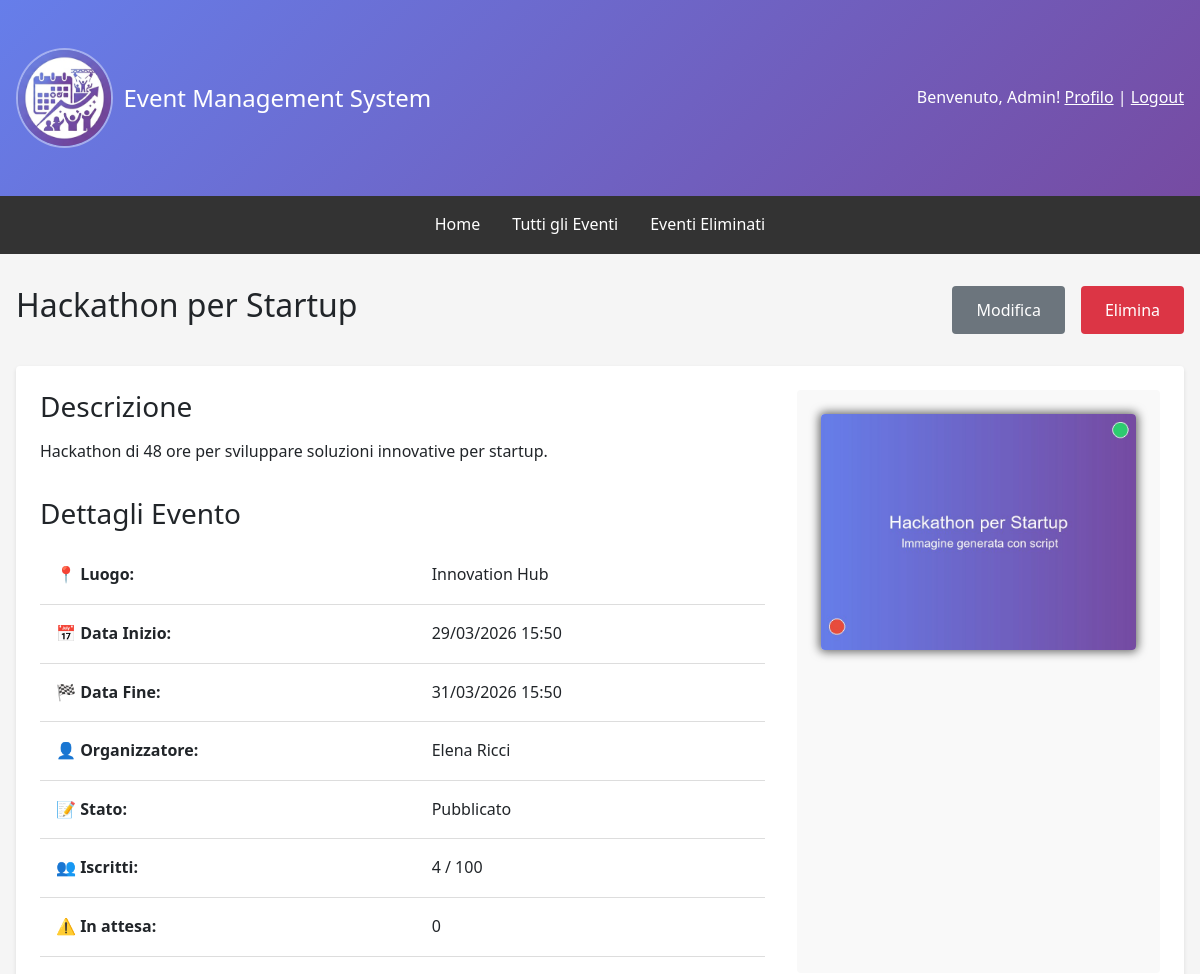
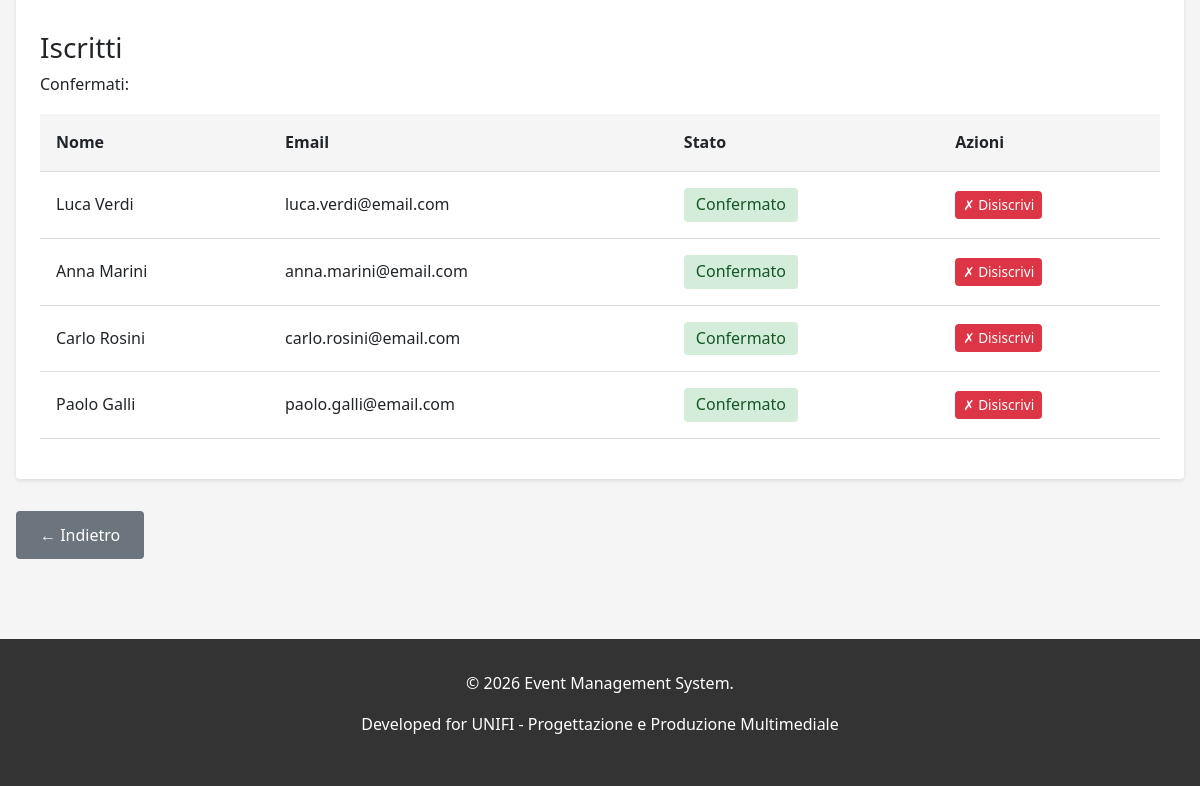
Screenshot of /events/event/561/ (signed in) with the database file from the repository (2 pictures, top to bottom).
### events/models.py (models this page shows, shortened)
class Event(models.Model):
    STATUS_CHOICES = [('draft', 'Bozza'), ('published', 'Pubblicato'), ('ongoing', 'In Corso'), ('completed', 'Completato'), ('cancelled', 'Annullato')]
    title = models.CharField(max_length=200, verbose_name='Titolo')
    description = models.TextField(verbose_name='Descrizione')
    organizer = models.ForeignKey(User, on_delete=models.CASCADE, related_name='organized_events', verbose_name='Organizzatore')
    location = models.CharField(max_length=255, verbose_name='Luogo')
    start_date = models.DateTimeField(verbose_name='Data e Ora Inizio')
    end_date = models.DateTimeField(verbose_name='Data e Ora Fine')
    max_attendees = models.IntegerField(null=True, blank=True, verbose_name='Numero Massimo Partecipanti')
    image = models.ImageField(upload_to='event_images/', blank=True, null=True, verbose_name='Immagine')
    status = models.CharField(max_length=15, choices=STATUS_CHOICES, default='draft', verbose_name='Stato')
    created_at = models.DateTimeField(auto_now_add=True)
    updated_at = models.DateTimeField(auto_now=True)
    deleted_at = models.DateTimeField(null=True, blank=True, verbose_name='Eliminato il')
    class Meta:
        ordering = ['-start_date']
        permissions = [('can_create_event', 'Può creare eventi'), ('can_edit_own_events', 'Può modificare i propri eventi'), ('can_delete_own_events', 'Può eliminare i propri eventi'), ('can_view_attendees', 'Può visualizzare la lista dei partecipanti')]
    def is_full(self):
        if self.max_attendees is None:
            return False
        return self.eventregistration_set.filter(status='confirmed').count() >= self.max_attendees
    @property
    def get_confirmed_attendees_count(self):
        return self.eventregistration_set.filter(status='confirmed').count()
    def get_pending_attendees_count(self):
        return self.eventregistration_set.filter(status='pending').count()

class EventRegistration(models.Model):
    STATUS_CHOICES = [('pending', 'In Attesa'), ('confirmed', 'Confermato'), ('cancelled', 'Annullato'), ('attended', 'Partecipato')]
    event = models.ForeignKey(Event, on_delete=models.CASCADE)
    user = models.ForeignKey(User, on_delete=models.CASCADE, related_name='event_registrations')
    status = models.CharField(max_length=15, choices=STATUS_CHOICES, default='pending')
    registered_at = models.DateTimeField(auto_now_add=True)
    updated_at = models.DateTimeField(auto_now=True)
    class Meta:
        unique_together = ('event', 'user')
        ordering = ['-registered_at']

### events/views.py (the view)
# urls.py: path('event/<int:pk>/', views.EventDetailView.as_view(), name='event_detail'),
class EventDetailView(DetailView):
    model = Event
    template_name = 'events/event_detail.html'
    context_object_name = 'event'
    pk_url_kwarg = 'pk'
    def get_queryset(self):
        queryset = super().get_queryset()
        if not self.request.user.is_authenticated or not (self.request.user.is_staff or (hasattr(self.request.user, 'profile') and self.request.user.profile.role == 'organizer')):
            queryset = queryset.filter(deleted_at__isnull=True)
        return queryset
    def get_context_data(self, **kwargs):
        context = super().get_context_data(**kwargs)
        event = self.get_object()
        context['attendees'] = event.eventregistration_set.filter(status='confirmed').order_by('registered_at')
        context['pending_attendees'] = event.eventregistration_set.filter(status='pending').order_by('registered_at')
        context['can_view_attendees'] = self.request.user == event.organizer or self.request.user.is_staff
        context['pending_count'] = context['pending_attendees'].count()
        context['confirmed_count'] = context['attendees'].count()
        if event.deleted_at:
            from datetime import timedelta
            restore_deadline = event.deleted_at + timedelta(days=3)
            time_remaining = restore_deadline - timezone.now()
            context['can_restore'] = time_remaining.total_seconds() > 0
            total_seconds = max(0, time_remaining.total_seconds())
            days = int(total_seconds // 86400)
            hours = int((total_seconds % 86400) // 3600)
            minutes = int((total_seconds % 3600) // 60)
            context['restore_days'] = days
            context['restore_hours'] = hours
            context['restore_minutes'] = minutes
        else:
            context['can_restore'] = False
            context['restore_days'] = 0
            context['restore_hours'] = 0
            context['restore_minutes'] = 0
        if self.request.user.is_authenticated:
            try:
                registration = EventRegistration.objects.get(event=event, user=self.request.user)
                context['user_registration'] = registration
            except EventRegistration.DoesNotExist:
                context['user_registration'] = None
        return context

### templates/events/event_detail.html (shortened to what this page needs)
{% extends 'base.html' %}
{% block content %}
<div class="detail-header">
    <h2>
        {{ event.title }}
    </h2>
    {% if user == event.organizer or user.is_staff %}
        <div class="detail-actions">
            {% if not event.deleted_at %}
                <a href="{% url 'events:event_update' event.pk %}" class="btn btn-secondary">Modifica</a>
                <a href="{% url 'events:event_delete' event.pk %}" class="btn btn-danger">Elimina</a>
            {% else %}
                {% if can_restore %}
                    <a href="{% url 'events:event_restore' event.pk %}" class="btn btn-success">Ripristina</a>
                    <a href="{% url 'events:event_update' event.pk %}" class="btn btn-secondary">Modifica</a>
                {% endif %}
                    <a href="{% url 'events:event_delete' event.pk %}" class="btn btn-danger">Elimina Def.</a>
            {% endif %}
        </div>
    {% endif %}
</div>
<div class="event-card">
    <div class="detail-grid">
        <div>
            <h3>Descrizione</h3>
            <p style="margin: 1rem 0;">{{ event.description }}</p>
            <h3 style="margin-top: 2rem;">Dettagli Evento</h3>
            <table style="margin: 1rem 0;">
                <tr>
                    <td><strong>📍 Luogo:</strong></td>
                    <td>{{ event.location }}</td>
                </tr>
                <tr>
                    <td><strong>📅 Data Inizio:</strong></td>
                    <td>{{ event.start_date|date:"d/m/Y H:i" }}</td>
                </tr>
                <tr>
                    <td><strong>🏁 Data Fine:</strong></td>
                    <td>{{ event.end_date|date:"d/m/Y H:i" }}</td>
                </tr>
                <tr>
                    <td><strong>👤 Organizzatore:</strong></td>
                    <td>{{ event.organizer.get_full_name|default:event.organizer.username }}</td>
                </tr>
                <tr>
                    <td><strong>📝 Stato:</strong></td>
                    <td>{{ event.get_status_display }}</td>
                </tr>
                <tr>
                    <td><strong>👥 Iscritti:</strong></td>
                    <td>{{ event.get_confirmed_attendees_count }}{% if event.max_attendees %} / {{ event.max_attendees }}{% endif %}</td>
                </tr>
                <tr>
                    <td><strong>⚠️ In attesa:</strong></td>
                    <td>{{ event.get_pending_attendees_count }}</td>
                </tr>
            </table>
        </div>
        <div style="background-color: #f9f9f9; padding: 1.5rem; border-radius: 4px;">
            {% if event.image %}
                <div class="event-thumbnail">
                    <img src="{{ event.image.url }}" alt="{{ event.title }}" style="width: 100%; height: auto; margin-bottom: 1rem; border-radius: 4px; box-shadow: 0 0 10px 2px dimgray">
                </div>
            {% else %}
                <div class="no-image" style="text-align: center; margin-bottom: 1rem; padding: 2px; border-radius: 4px; background-color: #f0f0f0; box-shadow: 0 0 10px 2px lightgray">
                    <span>📷 Nessuna immagine disponibile</span>
                </div>
            {% endif %}
        </div>
    </div>
    {% if can_view_attendees %}
        <div style="margin-top: 2rem;">
            <h3>Iscritti</h3>
            {% if attendees %}
                <p style="font-weight: 500;">Confermati:</p>
                <div class="participants-table">
                    <table style="width: 100%; margin-top: 1rem; margin-bottom: 1rem;">
                        <thead>
                            <tr>
                                <th>Nome</th>
                                <th>Email</th>
                                <th>Stato</th>
                                {% if user.is_staff or user == event.organizer %}<th>Azioni</th>{% endif %}
                            </tr>
                        </thead>
                        <tbody>
                            {% for registration in attendees %}
                                <tr>
                                    <td>{{ registration.user.get_full_name|default:registration.user.username }}</td>
                                    <td style="word-break: break-all;">{{ registration.user.email }}</td>
                                    <td>
                                        <span style="background-color: #d4edda; color: #155724; border-radius: 4px; padding: 0.25rem 0.75rem; display: inline-block; white-space: nowrap;">
                                            {{ registration.get_status_display }}
                                        </span>
                                    </td>
                                    {% if user.is_staff or user == event.organizer %}
                                        <td>
                                            <a href="{% url 'events:admin_unregister_confirm' event.pk registration.pk %}?next={{ request.path }}" class="btn btn-danger" style="padding: 0.25rem 0.5rem; font-size: 0.85rem; white-space: nowrap;">✗ Disiscrivi</a>
                                        </td>
                                    {% endif %}
                                </tr>
                            {% endfor %}
                        </tbody>
                    </table>
                </div>
            {% else %}
                <p style="color: #666;">Nessun iscritto confermato.</p>
            {% endif %}
        </div>
    {% endif %}
</div>
<div style="margin-top: 2rem;">
    <a href="#" onclick="smartBack(event)" class="btn btn-secondary"> ← Indietro </a>
</div>
{% endblock %}

### templates/base.html (shortened to what this page needs)
{% load static %}
<!DOCTYPE html>
<html lang="it">
<head>
    <link href="https://cdn.jsdelivr.net/npm/bootstrap@5.3.0/dist/css/bootstrap.min.css" rel="stylesheet">
</head>
<body>
    <header>
        <div class="container">
            <div class="header-content">
                <div class="header-logo">
                    <a href="{% url 'home' %}" style="text-decoration: none; color: inherit; display: flex; align-items: center; gap: 10px;">
                        <img src="{% static 'favicon.ico' %}" alt="Event Management System Logo">
                        <h1>Event Management System</h1>
                    </a>
                </div>
                <div class="user-info">
                    {% if user.is_authenticated %}
                        <span>Benvenuto, {{ user.first_name|default:user.username }}!</span>
                        <a href="{% url 'users:profile' %}" style="color: white; text-decoration: underline;">Profilo</a> |
                        <form method="post" action="{% url 'users:logout' %}" style="display: inline; margin: 0; padding: 0; background: none; border:none; outline: none; box-shadow: none;">
                            <button type="submit" style="background: none; border: none; color: white; text-decoration: underline; cursor: pointer; padding: 0; font: inherit; outline: none; box-shadow: none;">
                                Logout
                            </button>
                        </form>
                    {% else %}
                        <a href="{% url 'users:login' %}" style="color: white; text-decoration: underline;">Login</a> |
                        <a href="{% url 'users:register' %}" style="color: white; text-decoration: underline;">Registrati</a>
                    {% endif %}
                </div>
            </div>
        </div>
    </header>
    <nav>
        <div class="nav-links">
            <a href="{% url 'home' %}">Home</a>
            <a href="{% url 'events:event_list' %}">Tutti gli Eventi</a>
            {% if user.is_authenticated %}
                {% if user.is_staff %}
                    <a href="{% url 'events:deleted_events' %}">Eventi Eliminati</a>
                {% else %}
                    <a href="{% url 'events:user_registrations' %}">Le mie Registrazioni</a>
                    <a href="{% url 'events:calendar_view' %}">Calendario</a>
                {% endif %}
            {% endif %}
        </div>
    </nav>
    <div class="container">
        {% block content %}{% endblock %}
    </div>
    <footer>
        <p>&copy; 2026 Event Management System.</p>
        <p>Developed for UNIFI - Progettazione e Produzione Multimediale</p>
    </footer>
</body>
</html>

### templates/base.html (style rules this page uses)
* { margin: 0; padding: 0; box-sizing: border-box; }
body { font-family: 'Segoe UI', Tahoma, Geneva, Verdana, sans-serif; background-color: #f5f5f5; line-height: 1.6; }
header { background: linear-gradient(135deg, #667eea 0%, #764ba2 100%); color: white; padding: 1rem 0; }
.header-logo { display: flex; align-items: center; gap: 0.75rem; }
.header-logo img { height: 100px; width: auto; border: 2px solid rgb(255 255 255 / 0.4); border-radius: 50%; }
.header-logo h1 { margin: 0; font-size: 1.5rem; }
nav { background-color: #333; padding: 0; position: sticky; top: 0; z-index: 1030; transition: all 0.3s ease; }
.nav-links { display: flex; justify-content: center; padding: 0.5rem; transition: all 0.3s ease; }
nav a { display: inline-block; color: white; text-decoration: none; padding: 0.5rem 1rem; font-size: 1rem; transition: all 0.3s ease; }
.container { max-width: 1200px; margin: 0 auto; padding: 2rem 1rem; }
.header-content { display: flex; justify-content: space-between; align-items: center; }
.btn { display: inline-block; padding: 0.75rem 1.5rem; background-color: #667eea; color: white; text-decoration: none; border-radius: 4px; border: none; cursor: pointer; font-size: 1rem; }
.btn-danger { background-color: #dc3545; }
.btn-secondary { background-color: #6c757d; }
footer { background-color: #333; color: white; text-align: center; padding: 2rem; margin-top: 3rem; }
.event-card { background: white; padding: 1.5rem; margin-bottom: 1rem; border-radius: 4px; box-shadow: 0 2px 4px rgba(0,0,0,0.1); }
form { background: white; padding: 2rem; border-radius: 4px; box-shadow: 0 2px 4px rgba(0,0,0,0.1); }
.user-info { color: white; }
table { width: 100%; border-collapse: collapse; background: white; }
table th, table td { padding: 1rem; text-align: left; border-bottom: 1px solid #ddd; }
table th { background-color: #f5f5f5; font-weight: bold; }

### templates/events/event_detail.html (style rules this page uses)
.detail-header { display: flex; justify-content: space-between; align-items: center; margin-bottom: 2rem; flex-wrap: wrap; gap: 1rem; }
.detail-grid { display: grid; grid-template-columns: 2fr 1fr; gap: 2rem; }
.detail-actions { display: flex; gap: 1rem; flex-wrap: wrap; }

### rows the page displays
Event: title "Hackathon per Startup", description "Hackathon di 48 ore per sviluppare soluzioni innovative per startup.", location "Innovation Hub", start_date "29/03/2026 15:50", end_date "31/03/2026 15:50", organizer.get_full_name "Elena Ricci", status "Pubblicato", get_confirmed_attendees_count "4", max_attendees "100", get_pending_attendees_count "0", image (picture)
EventRegistration: user.get_full_name "Luca Verdi", user.email "luca.verdi@email.com", status "Confermato"
EventRegistration: user.get_full_name "Anna Marini", user.email "anna.marini@email.com", status "Confermato"
EventRegistration: user.get_full_name "Carlo Rosini", user.email "carlo.rosini@email.com", status "Confermato"
EventRegistration: user.get_full_name "Paolo Galli", user.email "paolo.galli@email.com", status "Confermato"

### other values shown
{{ user.first_name|default:user.username }} "Admin"
